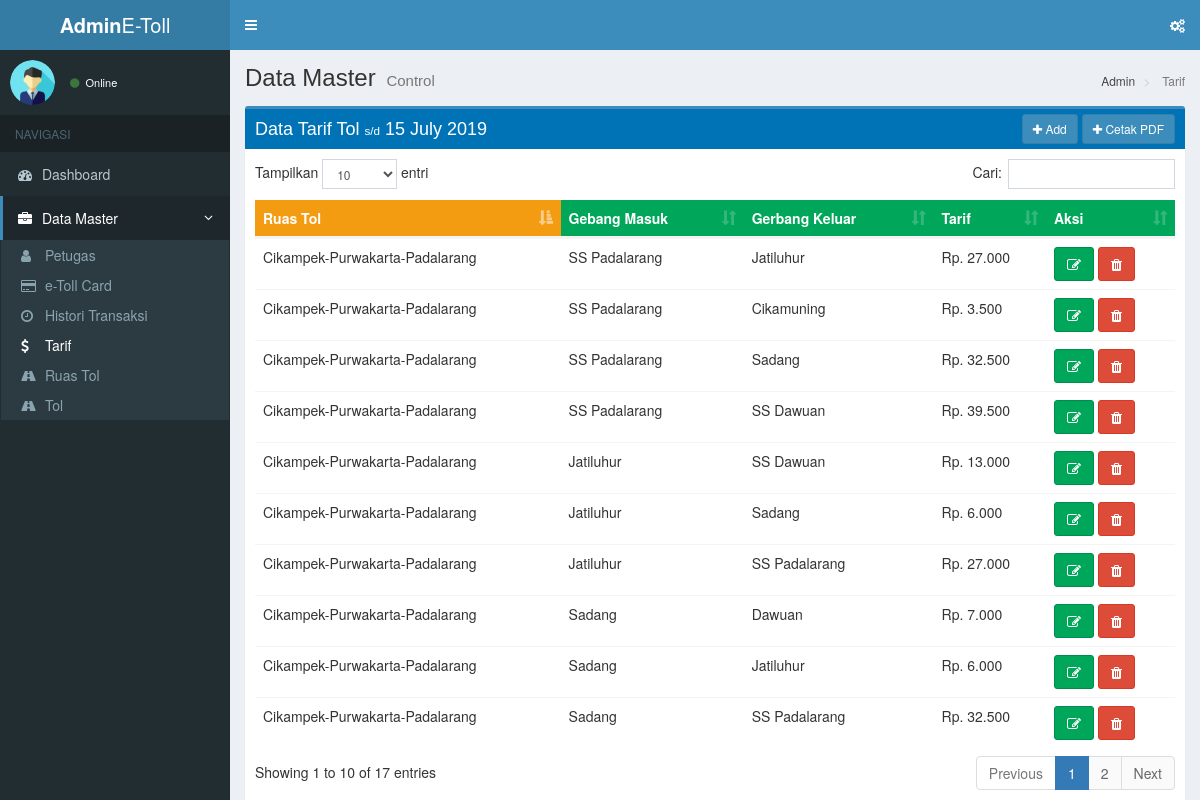
Screenshot of /index.php/admin/tarif with the database file from the repository.
### tables this page shows
CREATE TABLE IF NOT EXISTS `tbl_tarif` (
  `id_tarif` varchar(64) NOT NULL,
  `id_ruas` varchar(64) NOT NULL,
  `masuk` varchar(64) NOT NULL,
  `keluar` varchar(64) NOT NULL,
  `tarif` int(11) NOT NULL
);

CREATE TABLE IF NOT EXISTS `tbl_ruas_tol` (
  `id_ruas` varchar(64) NOT NULL,
  `nama_ruas` varchar(64) NOT NULL
);

### application/controllers/admin/Tarif.php (called while the page is built, shortened)
<?php
class Tarif extends CI_Controller{
	public function __construct()
    {
        $this->load->model("m_admin");
        $this->load->library("form_validation");
    }
    function index()
    {
        $data['dt_tarif']=$this->m_admin->getTarif()->result();
        $this->load->view('admin/data/tarif',$data);
    }
}

### index.php (called while the page is built, shortened)
<?php
require_once BASEPATH.'core/CodeIgniter.php';

### application/models/M_admin.php (called while the page is built, shortened)
<?php
class M_admin extends CI_Model
{
	public function getTarif()
	{
		return $this->db->query("SELECT * FROM tbl_tarif,tbl_ruas_tol WHERE tbl_tarif.id_ruas = tbl_ruas_tol.id_ruas");
	}
}

### application/views/admin/data/tarif.php (the view, shortened to what this page needs)
<!DOCTYPE html>
<html>
<head>
  <?php $this->load->view('_partials/head') ?>
</head>
<body class="hold-transition skin-blue fixed sidebar-mini">
<div class="wrapper">
  <?php $this->load->view('_partials/header') ?>
  <?php $this->load->view('_partials/sidebar') ?>
  <div class="content-wrapper">
    <section class="content-header">
      <h1>
        Data Master
        <small>Control</small>
      </h1>
      <?php $this->load->view('_partials/breadcrumb') ?>
    </section>
    <section class="content">
      <div class="row">
        <div class="col-xs-12">
          <div class="box box-primary">
            <div class="box-header bg-blue">
              <h3 class="box-title">Data Tarif Tol <small style="color: #fff;">s/d</small> <?php date_default_timezone_set('Asia/Jakarta'); echo date('d F Y'); ?></h3>
              <div class="box-tools pull-right">
                <a href="<?php echo base_url('index.php/admin/tarif/add') ?>" class="btn btn-primary btn-sm"><i class="fa fa-plus"></i> Add</a>
                <a href="<?php echo base_url('index.php/admin/tarif/laporan_semua') ?>" target="_blank" class="btn btn-primary btn-sm"><i class="fa fa-plus"></i> Cetak PDF</a>
              </div>
            </div>
            <div class="box-body">
              <table id="datatable" class="table table-hover">
                <thead>
                <tr align="center">
                  <th class="btn-warning text-white">Ruas Tol</th>
                  <th class="btn-success text-white">Gebang Masuk</th>
                  <th class="btn-success text-white">Gerbang Keluar</th>
                  <th class="btn-success text-white">Tarif</th>
                  <th class="btn-success text-white">Aksi</th>
                </tr>
                </thead>
                <tbody>
                  <?php foreach ($dt_tarif as $data) { ?>
                <tr>
                  <td><?php echo $data->nama_ruas ?></td>
                  <td><?php echo $data->masuk ?></td>
                  <td><?php echo $data->keluar ?></td>
                  <td>Rp. <?php echo number_format($data->tarif,0,'','.') ?></td>
                  <td>
                    <a href="<?php echo base_url('index.php/admin/tarif/ubah/'.$data->id_tarif) ?>" class="btn btn-success btn-md text-white"><i class="fa fa-edit"></i></a>
                    <a onclick="hapus('<?= $data->id_tarif ?>')"
                       href="#!" class="btn btn-danger btn-md text-white"><i class="fa fa-trash"></i></a>
                  </td>
                </tr>
                  <?php } ?>
                </tbody>
              </table>
            </div>
          </div>
        </div>
      </div>
    </section>
  </div>
</div>
</body>
</html>

### application/views/_partials/head.php (shortened to what this page needs)
<link rel="stylesheet" href="<?php echo base_url('assets/bower_components/bootstrap/dist/css/bootstrap.min.css')  ?>">
<link rel="stylesheet" href="<?php echo base_url('assets/bower_components/font-awesome/css/font-awesome.min.css')  ?>">
<link rel="stylesheet" href="<?php echo base_url('assets/bower_components/Ionicons/css/ionicons.min.css')  ?>">
<link rel="stylesheet" href="<?php echo base_url('assets/dist/css/AdminLTE.min.css')  ?>">
<link rel="stylesheet" href="<?php echo base_url('assets/dist/css/skins/_all-skins.min.css')  ?>">
<link rel="stylesheet" href="<?php echo base_url('assets/bower_components/morris.js/morris.css')  ?>">
<link rel="stylesheet" href="<?php echo base_url('assets/bower_components/jvectormap/jquery-jvectormap.css')  ?>">
<link rel="stylesheet" href="<?php echo base_url('assets/bower_components/bootstrap-datepicker/dist/css/bootstrap-datepicker.min.css') ?>">
<link rel="stylesheet" href="<?php echo base_url('assets/bower_components/bootstrap-daterangepicker/daterangepicker.css') ?>">
<link rel="stylesheet" href="<?php echo base_url('assets/plugins/bootstrap-wysihtml5/bootstrap3-wysihtml5.min.css') ?>">
<link rel="stylesheet" href="<?php echo base_url('assets/bower_components/select2/dist/css/select2.min.css') ?>">
<link rel="stylesheet" href="<?php echo base_url('assets/plugins/iCheck/all.css') ?>">
<link rel="stylesheet" href="<?php echo base_url('assets/bower_components/datatables.net-bs/css/dataTables.bootstrap.min.css') ?>">
<link rel="stylesheet" href="<?php echo base_url('assets/sweetalert2-7.32.4/package/dist/sweetalert2.min.css') ?>">

### application/views/_partials/header.php (shortened to what this page needs)
<header class="main-header">
    <a href="index2.html" class="logo">
      <span class="logo-lg"><b>Admin</b>E-Toll</span>
    </a>
    <nav class="navbar navbar-static-top">
      <a href="#" class="sidebar-toggle" data-toggle="push-menu" role="button">
      </a>
      <div class="navbar-custom-menu">
        <ul class="nav navbar-nav">
          <li class="dropdown user user-menu">
            <a href="#" class="dropdown-toggle" data-toggle="dropdown">
            </a>
          </li>
          <li>
            <a href="#" data-toggle="control-sidebar"><i class="fa fa-gears"></i></a>
          </li>
        </ul>
      </div>
    </nav>
  </header>

### application/views/_partials/sidebar.php (shortened to what this page needs)
<aside class="main-sidebar">
    <section class="sidebar">
      <div class="user-panel">
        <div class="pull-left image">
          <img src="<?php echo base_url('assets/images/user.png') ?>" class="img-circle" alt="User Image">
        </div>
        <div class="pull-left info">
          <a href="#"><i class="fa fa-circle text-success"></i> Online</a>
        </div>
      </div>
      <ul class="sidebar-menu" data-widget="tree">
        <li class="header">NAVIGASI</li>
        <li class="<?php $nav = $this->session->flashdata('nav'); if($nav == 'dashboard'){ echo 'active'; } ?>">
          <a href="<?php echo site_url('admin/') ?>">
            <i class="fa fa-dashboard"></i> <span>Dashboard</span>
          </a>
        </li>
        <li class="<?php $nav = $this->session->flashdata('nav'); if($nav == 'transaksi' || $nav == 'petugas' || $nav == 'kartu' || $nav == 'tarif' || $nav == 'ruas' || $nav == 'tol'){ echo 'active menu-open'; } ?> treeview">
          <a href="#">
            <i class="fa fa-briefcase"></i>
            <span>Data Master</span>
            <span class="pull-right-container">
              <i class="fa fa-angle-left pull-right"></i>
            </span>
          </a>
          <ul class="treeview-menu">
            <li class="<?php $nav = $this->session->flashdata('nav'); if($nav == 'petugas'){ echo 'active'; } ?>"><a href="<?php echo site_url('admin/petugas')?>"><i class="fa fa-user"></i> Petugas</a></li>
            <li class="<?php $nav = $this->session->flashdata('nav'); if($nav == 'kartu'){ echo 'active'; } ?>"><a href="<?php echo site_url('admin/kartu')?>"><i class="fa fa-credit-card"></i> e-Toll Card</a></li>
            <li class="<?php $nav = $this->session->flashdata('nav'); if($nav == 'transaksi'){ echo 'active'; } ?>"><a href="<?php echo site_url('admin/transaksi')?>"><i class="fa fa-clock-o"></i> Histori Transaksi</a></li>
            <li class="<?php $nav = $this->session->flashdata('nav'); if($nav == 'tarif'){ echo 'active'; } ?>"><a href="<?php echo site_url('admin/tarif')?>"><i class="fa fa-dollar"></i> Tarif</a></li>
            <li class="<?php $nav = $this->session->flashdata('nav'); if($nav == 'ruas'){ echo 'active'; } ?>"><a href="<?php echo site_url('admin/ruas')?>"><i class="fa fa-road"></i> Ruas Tol</a></li>
            <li class="<?php $nav = $this->session->flashdata('nav'); if($nav == 'tol'){ echo 'active'; } ?>"><a href="<?php echo site_url('admin/tol')?>"><i class="fa fa-road"></i> Tol</a></li>
          </ul>
        </li>
      </ul>
    </section>
  </aside>

### application/views/_partials/breadcrumb.php
<ol class="breadcrumb">
      <?php foreach ($this->uri->segments as $segment): ?>
          <?php
              $url = substr($this->uri->uri_string, 0, strpos($this->uri->uri_string, $segment)) . $segment;
              $is_active =  $url == $this->uri->uri_string;
          ?>
          <li class="<?php echo $is_active ? 'active': '' ?>">
              <?php if($is_active): ?>
                  <?php echo ucfirst($segment) ?>
              <?php else: ?>
                   <a href="<?php echo site_url($url) ?>"><?php echo ucfirst($segment) ?></a>
              <?php endif; ?>
          </li>
      <?php endforeach; ?>
</ol>

### rows the page displays
tbl_tarif: id_ruas.nama_ruas "Cikampek-Purwakarta-Padalarang", masuk "SS Padalarang", keluar "Jatiluhur", tarif "27.000"
tbl_tarif: id_ruas.nama_ruas "Cikampek-Purwakarta-Padalarang", masuk "SS Padalarang", keluar "Cikamuning", tarif "3.500"
tbl_tarif: id_ruas.nama_ruas "Cikampek-Purwakarta-Padalarang", masuk "SS Padalarang", keluar "Sadang", tarif "32.500"
tbl_tarif: id_ruas.nama_ruas "Cikampek-Purwakarta-Padalarang", masuk "SS Padalarang", keluar "SS Dawuan", tarif "39.500"
tbl_tarif: id_ruas.nama_ruas "Cikampek-Purwakarta-Padalarang", masuk "Jatiluhur", keluar "SS Dawuan", tarif "13.000"
tbl_tarif: id_ruas.nama_ruas "Cikampek-Purwakarta-Padalarang", masuk "Jatiluhur", keluar "Sadang", tarif "6.000"
tbl_tarif: id_ruas.nama_ruas "Cikampek-Purwakarta-Padalarang", masuk "Jatiluhur", keluar "SS Padalarang", tarif "27.000"
tbl_tarif: id_ruas.nama_ruas "Cikampek-Purwakarta-Padalarang", masuk "Sadang", keluar "Dawuan", tarif "7.000"
tbl_tarif: id_ruas.nama_ruas "Cikampek-Purwakarta-Padalarang", masuk "Sadang", keluar "Jatiluhur", tarif "6.000"
tbl_tarif: id_ruas.nama_ruas "Cikampek-Purwakarta-Padalarang", masuk "Sadang", keluar "SS Padalarang", tarif "32.500"

### other values shown
$segment "Admin"
$segment "Tarif"
